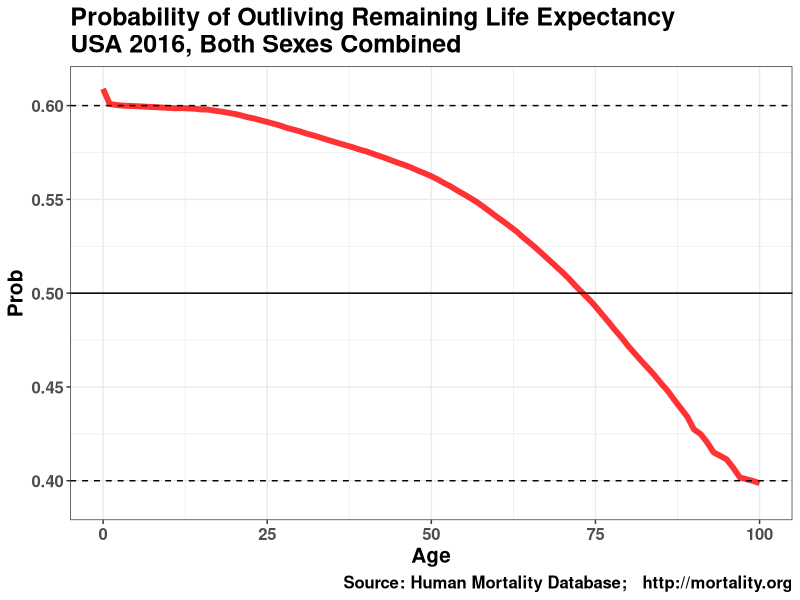

The R source for this figure:
#---------------------------------------------
# Carl Schmertmann
# created 21 Oct 18
# altered 21 Oct 18
#
# probability of outliving e(x)
#---------------------------------------------

rm(list=ls())
library(tidyverse)

ages = 0:110

USA = read.table('USA_bltper_1x1.txt', skip=2, stringsAsFactors = FALSE,
                  header=TRUE)
USA$Age = ages # make Age numeric

USA$PopName = 'USA'

# function to take a data.frame composed of one country-year
# life table and return the probabilities of surviving longer
# than e(x) at each age x in 0...100

p_outlive = function(df) {
  tmp = df %>% 
           mutate(aad=Age+ex,
           lx_aad= approx(x=df$Age,y=df$lx,xout=df$aad)$y/lx[1],
           p_outlive = lx_aad)
  return(tmp$p_outlive)
}


df = USA %>%
           group_by(Year) %>%
           mutate(aad=Age+ex,
                  lx_aad= approx(x=Age,y=lx,xout=aad)$y,
                  p_outlive = lx_aad/lx,
                  u = rep(runif(1),111))

keep.df = df %>%
           ungroup() %>%
           filter(Year %in% 2016) 


G = ggplot(data=keep.df,
       aes(x=Age, y=p_outlive)) + 
       geom_line(lwd=2,alpha=.80, color='red') + 
       geom_hline(yintercept = c(.40,.50,.60), lty=c(2,1,2)) + 
       xlim(0,100) + 
       ylim(.39,.61) +
       labs(title='Probability of Outliving Remaining Life Expectancy\nUSA 2016, Both Sexes Combined',
            x='Age', y='Prob',
            caption='Source: Human Mortality Database;   http://mortality.org') +
       scale_color_manual(values=c('red','royalblue','darkgreen')) +
       theme_bw() +
       theme(text=element_text(face='bold', size=15))

G


ggsave(file='outlive-ex.png', height=8, width=8)
